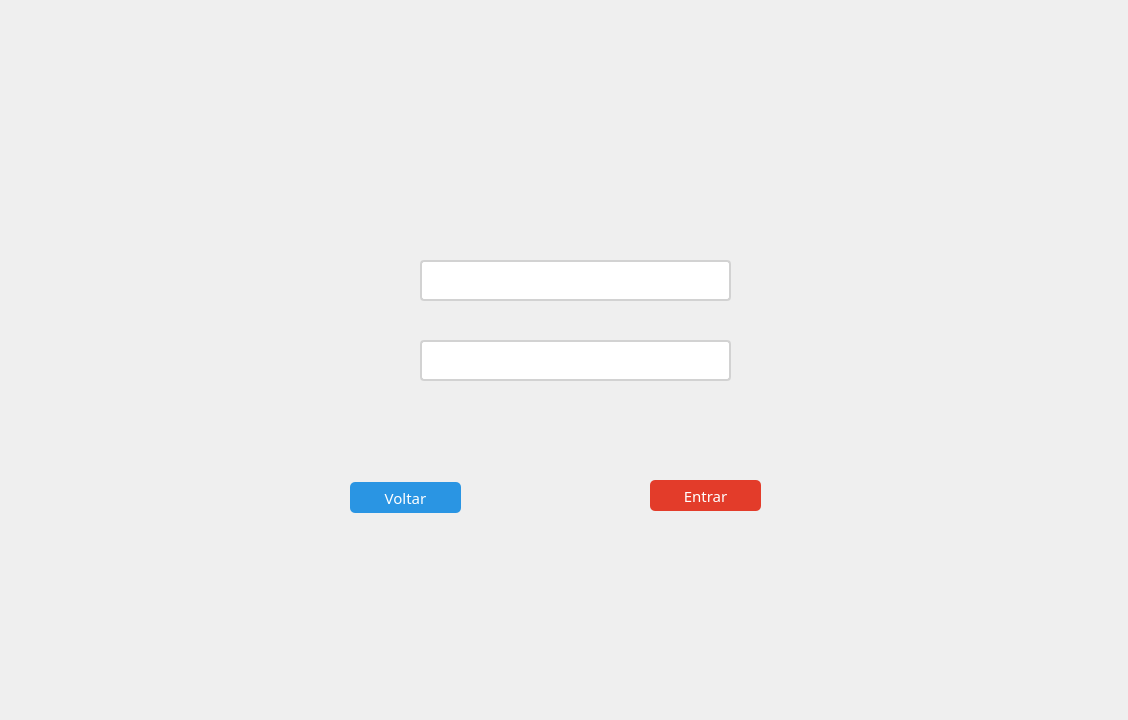
<?xml version="1.0" encoding="UTF-8"?>
<ui version="4.0">
 <class>MainWindow</class>
 <widget class="QMainWindow" name="MainWindow">
  <property name="geometry">
   <rect>
    <x>0</x>
    <y>0</y>
    <width>1128</width>
    <height>720</height>
   </rect>
  </property>
  <property name="windowTitle">
   <string>MainWindow</string>
  </property>
  <property name="windowOpacity">
   <double>1.000000000000000</double>
  </property>
  <widget class="QWidget" name="centralwidget">
   <widget class="QLabel" name="Foto_fundo">
    <property name="geometry">
     <rect>
      <x>0</x>
      <y>0</y>
      <width>1131</width>
      <height>731</height>
     </rect>
    </property>
    <property name="text">
     <string/>
    </property>
    <property name="pixmap">
     <pixmap>../Downloads/paisagem de fundo oriental com traços japoneses, cores simples, samurai de costa e um dragão (1) 2 (2).png</pixmap>
    </property>
    <property name="scaledContents">
     <bool>true</bool>
    </property>
   </widget>
   <widget class="QLabel" name="Foto_login">
    <property name="geometry">
     <rect>
      <x>290</x>
      <y>90</y>
      <width>521</width>
      <height>481</height>
     </rect>
    </property>
    <property name="text">
     <string/>
    </property>
    <property name="pixmap">
     <pixmap>../Downloads/LOGIN_RETANGULO.png</pixmap>
    </property>
    <property name="scaledContents">
     <bool>true</bool>
    </property>
   </widget>
   <widget class="QPushButton" name="Btn_voltar">
    <property name="geometry">
     <rect>
      <x>350</x>
      <y>482</y>
      <width>111</width>
      <height>31</height>
     </rect>
    </property>
    <property name="minimumSize">
     <size>
      <width>10</width>
      <height>0</height>
     </size>
    </property>
    <property name="font">
     <font>
      <family>Montserrat Medium</family>
      <pointsize>11</pointsize>
      <weight>50</weight>
      <bold>false</bold>
     </font>
    </property>
    <property name="styleSheet">
     <string notr="true">background: #2A95E3;
border-radius: 5px;
color: white;</string>
    </property>
    <property name="text">
     <string>Voltar</string>
    </property>
   </widget>
   <widget class="QPushButton" name="Btn_entrar">
    <property name="geometry">
     <rect>
      <x>650</x>
      <y>480</y>
      <width>111</width>
      <height>31</height>
     </rect>
    </property>
    <property name="minimumSize">
     <size>
      <width>10</width>
      <height>0</height>
     </size>
    </property>
    <property name="font">
     <font>
      <family>Montserrat Medium</family>
      <pointsize>11</pointsize>
     </font>
    </property>
    <property name="styleSheet">
     <string notr="true">background: #E33C2A;
border-radius: 5px;
color: white;</string>
    </property>
    <property name="text">
     <string>Entrar</string>
    </property>
   </widget>
   <widget class="QLineEdit" name="lineEdit">
    <property name="geometry">
     <rect>
      <x>420</x>
      <y>260</y>
      <width>311</width>
      <height>41</height>
     </rect>
    </property>
    <property name="styleSheet">
     <string notr="true">border-radius: 4px;
border: 1.5px solid #D2D2D2;</string>
    </property>
   </widget>
   <widget class="QLineEdit" name="lineEdit_2">
    <property name="geometry">
     <rect>
      <x>420</x>
      <y>340</y>
      <width>311</width>
      <height>41</height>
     </rect>
    </property>
    <property name="styleSheet">
     <string notr="true">border-radius: 4px;
border: 1.5px solid #D2D2D2;</string>
    </property>
   </widget>
  </widget>
 </widget>
 <resources/>
 <connections/>
</ui>
